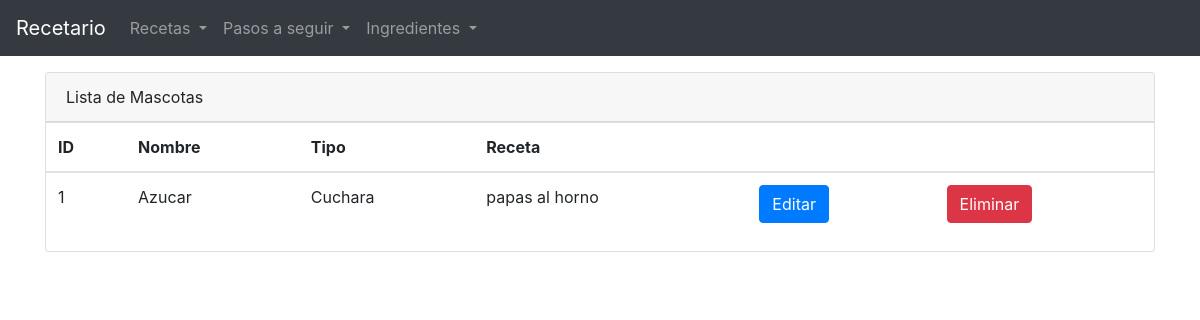
Page /indexIngrediente.php on the committed database.
### tables this page shows
CREATE TABLE `ingredientes` (
  `id` int(11) NOT NULL,
  `nombreIngrediente` varchar(100) NOT NULL,
  `idReceta` int(11) NOT NULL,
  `tipoMedida` int(11) NOT NULL COMMENT 'Taza=0 cuchara=1 cucharillas=2 ml=3 litro=4',
  `cantidadMedida` int(11) NOT NULL
);

CREATE TABLE `receta` (
  `id` int(11) NOT NULL,
  `nombres` varchar(100) NOT NULL,
  `descripcion` varchar(400) NOT NULL,
  `tiempo` int(11) NOT NULL,
  `foto` varchar(100) NOT NULL
);

### src/bll/ingredientesBLL.php (called while the page is built, shortened)
<?php
class ingredientesBLL
{
    function selectAll()
    {
        $listaIngredientes = array();
        $objConnection = new Connection();
        $res = $objConnection->query("
        SELECT
        id, nombreIngrediente, idReceta, tipoMedida, cantidadMedida
        FROM ingredientes");
        while ($row = $res->fetch(PDO::FETCH_ASSOC)) {
            $ingrediente = $this->rowToDto($row);
            $listaIngredientes[] = $ingrediente;
        }
        return $listaIngredientes;
    }
    private function rowToDto($row)
    {
        $objIngrediente = new ingredientes();
        $objIngrediente->setId($row["id"]);
        $objIngrediente->setNombreIngrediente($row["nombreIngrediente"]);
        $objIngrediente->setIdReceta($row["idReceta"]);
        $objIngrediente->setTipoMedida($row["tipoMedida"]);
        $objIngrediente->setCantidadMedida($row["cantidadMedida"]);
        return $objIngrediente;
    }
}

### src/dal/Connection.php (called while the page is built, shortened)
<?php
class Connection
{
    private $db = "recetario";
    private $host = "localhost";
    private $username = "root";
    private $password = "";
    private $connection;
    function getConnection()
    {
        if ($this->connection == null) {
            $this->connection = new PDO("mysql:host=$this->host;dbname=$this->db;charset=utf8", $this->username, $this->password);
            $this->connection->setAttribute(PDO::ATTR_ERRMODE, PDO::ERRMODE_EXCEPTION);
            $this->connection->setAttribute(PDO::ATTR_EMULATE_PREPARES, false);
        }
        return $this->connection;
    }
    function query($csql)
    {
        return $this->getConnection()->query($csql);
    }
    function queryWithParams($csql, $paramArray)
    {
        $q = $this->getConnection()->prepare($csql);
        $q->execute($paramArray);
        return $q;
    }
}

### src/dto/ingredientes.php (called while the page is built, shortened)
<?php
class ingredientes
{
    private $id;
    private $nombreIngrediente;
    private $idReceta;
    private $tipoMedida;
    public function getIdReceta()
    {
        return $this->idReceta;
    }
    public function setIdReceta($idReceta)
    {
        $this->idReceta = $idReceta;
    }
    public function getId()
    {
        return $this->id;
    }
    public function setId($id)
    {
        $this->id = $id;
    }
    public function getNombreIngrediente()
    {
        return $this->nombreIngrediente;
    }
    public function setNombreIngrediente($nombreIngrediente)
    {
        $this->nombreIngrediente = $nombreIngrediente;
    }
    public function getTipoForDisplay()
    {
        switch ($this->tipoMedida) {
            case 1:
                return "Cuchara";
        }
        return "no definido";
    }
    public function setTipoMedida($tipoMedida)
    {
        $this->tipoMedida = $tipoMedida;
    }
    public function getRecetaForDisplay()
    {
        $recetaBLL = new recetaBLL();
        $objReceta = $recetaBLL->selectById($this->getIdReceta());
        return $objReceta->getNombre();
    }
}

### src/bll/recetaBLL.php (called while the page is built, shortened)
<?php
class recetaBLL
{
    function selectById($id)
    {
        $objConnection = new Connection();
        $res = $objConnection->queryWithParams("
            SELECT id, nombres, descripcion, tiempo, foto
            FROM receta
            WHERE id = :varId
        ", array(
            ":varId" => $id
        ));
        $row = $res->fetch(PDO::FETCH_ASSOC);
        $objReceta = $this->rowToDto($row);
        return $objReceta;
    }
    private function rowToDto($row)
    {
        $objReceta = new receta();
        $objReceta->setId($row["id"]);
        $objReceta->setNombre($row["nombres"]);
        $objReceta->setDescripcion($row["descripcion"]);
        $objReceta->setTiempo($row["tiempo"]);
        $objReceta->setFoto($row["foto"]);
        return $objReceta;
    }
}

### src/dto/receta.php (called while the page is built, shortened)
<?php
class receta
{
    private $nombre;
    public function getNombre()
    {
        return $this->nombre;
    }
    public function setNombre($nombre)
    {
        $this->nombre = $nombre;
    }
}

### indexIngrediente.php (the view, shortened to what this page needs)
<?php include_once "header.php"; ?>
<?php
$ingredientesBLL = new ingredientesBLL();
$listaIngredientes = $ingredientesBLL->selectAll();
?>
    <div class="container">
        <div class="row">
            <div class="col-12">
                <div class="card mt-3">
                    <div class="card-header">
                        Lista de Mascotas
                    </div>
                    <table class="table">
                        <thead>
                        <tr>
                            <th>ID</th>
                            <th>Nombre</th>
                            <th>Tipo</th>
                            <th>Receta</th>
                            <th></th>
                            <th></th>
                        </tr>
                        </thead>
                        <tbody>
                        <?php
                        foreach ($listaIngredientes as $objIngrediente): ?>
                            <tr>
                                <td><?php echo $objIngrediente->getId(); ?></td>
                                <td><?php echo $objIngrediente->getNombreIngrediente(); ?></td>
                                <td><?php echo $objIngrediente->getTipoForDisplay(); ?></td>
                                <td><?php echo $objIngrediente->getRecetaForDisplay(); ?></td>
                                <td><a class="btn btn-primary"
                                       href="formIngredientes.php?id=<?php echo $objIngrediente->getId(); ?>">Editar</a></td>
                                <td><a class="btn btn-danger"
                                       onclick="return confirm('¿Está seguro que desea eliminar el ingrediente?')"
                                       href="indexIngrediente.php?task=delete&id=<?php echo $objIngrediente->getId(); ?>">Eliminar</a>
                                </td>
                            </tr>
                        <?php endforeach; ?>
                        </tbody>
                    </table>
                </div>
            </div>
        </div>
    </div>

### rows in the picture
ingredientes: id "1", nombreIngrediente "Azucar", tipoMedida "Cuchara", idReceta.nombres "papas al horno"
